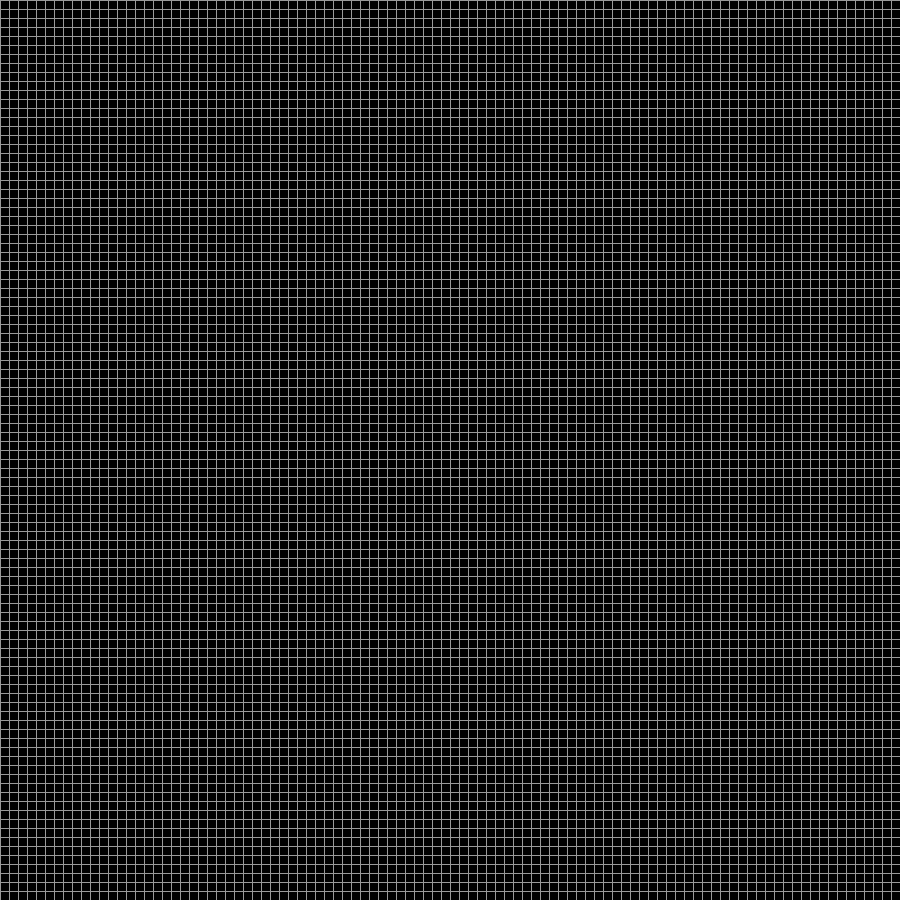
Frame 1 (no input)
Frame 60 (the mouse pressed at the canvas centre just before this capture): identical to frame 1, image omitted
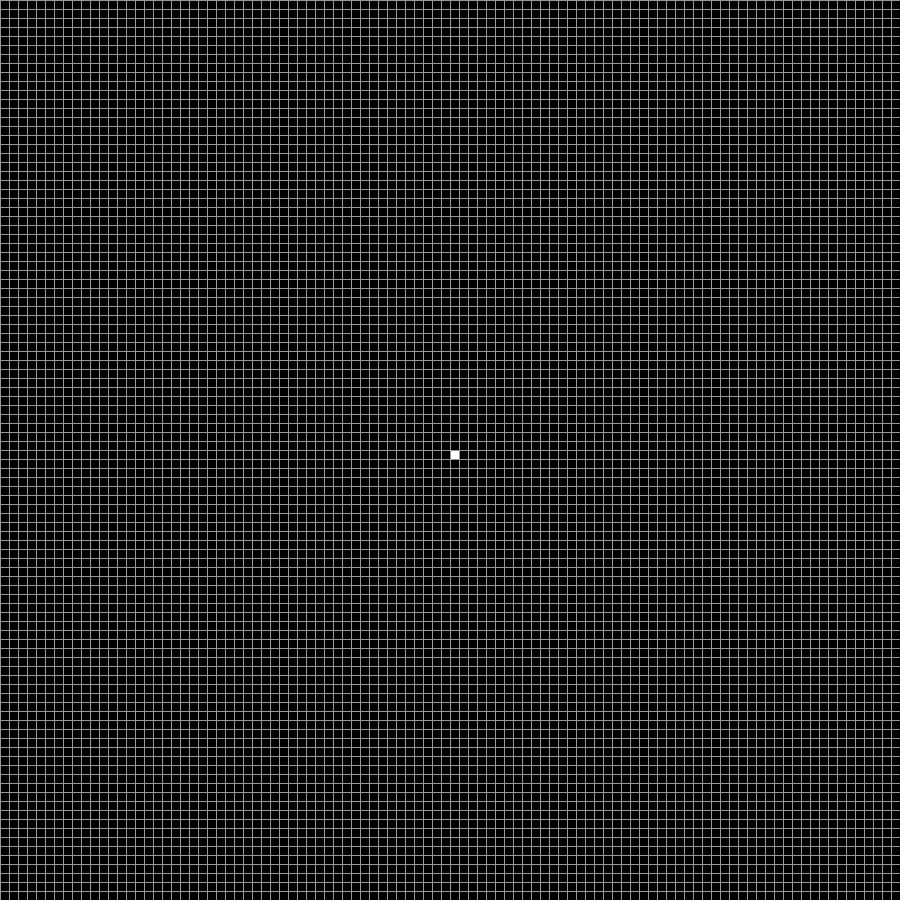
Frame 120 (the mouse held since frame 60 and released just before this capture)

The Processing sketch that drew these frames (run headless with seeded random() and noise(); from frame 60 on, the mouse is pressed at the canvas centre):

// Processing sketch: life_simulator
// ── life_simulator.pde
int cell_size = 9;
int cell_per_row = 100;
int cell_per_col = 100;
// this variable denotes whehter the mode of operation is continous or not
boolean mode = false;
int buffer_time = 500;
Cell[][] grid;

void setup() {
  // define the size of the board
  size(900, 900);
  // construct the grid 
  grid = new Cell[cell_per_row][cell_per_col];
  // populate the grid with cells, initalizing the alive status of the cell to death
  initializeCell(false);
}

void draw() {
  if (!mode) {
    for (int row_cnt = 0; row_cnt  < cell_per_row; row_cnt += 1) {
      for (int col_cnt = 0; col_cnt < cell_per_col; col_cnt += 1) {
        grid[row_cnt][col_cnt].display();
      }
    }
  } else {
    simulateOneStep();
  }
}

void mousePressed() {
  int cell_row_pos = mouseX / cell_size;
  int cell_col_pos = mouseY / cell_size;
  grid[cell_row_pos][cell_col_pos].changeAliveStatus();
  grid[cell_row_pos][cell_col_pos].display();
}


void keyPressed() {
  // if the released key is either c or C, clear the grid to all black
  if (key == 'c' || key == 'C') {
     initializeCell(false);
  } else if (key == 'r' || key == 'R') {
  // if the released key is either r or R, randomize the state of the grid
     initializeCell(true);
  } else if (key == 'g' || key == 'G') {
  // if the released key is g or G, toggle between single-step and continuous update mode
    mode = !mode;
  } else if (key == ' ') {
  // if the released key is space bar, switch to single-step mode and take one simulation step
    mode = false;
    simulateOneStep();
  }
}

void initializeCell(boolean random_flag) {
  for (int row_cnt = 0; row_cnt  < cell_per_row; row_cnt += 1) {
    for (int col_cnt = 0; col_cnt < cell_per_col; col_cnt += 1) {
      // if randomFlag is set to true, then initialize the alive status of cells by the random number
      // otherwise, initialize the alive status of cells to death
      grid[row_cnt][col_cnt] = new Cell(row_cnt, col_cnt, random_flag ? (random(1) > 0.49 ? true : false) : false);
    }
  }
}

void simulateOneStep() {
  for (int row_cnt = 0; row_cnt  < cell_per_row; row_cnt += 1) {
    for (int col_cnt = 0; col_cnt < cell_per_col; col_cnt += 1) {
      int alive_neighbor_cnt = grid[row_cnt][col_cnt].getAliveNeighborCnt();
      if (alive_neighbor_cnt == 3) {
        if (grid[row_cnt][col_cnt].isAlive() == false) {
          grid[row_cnt][col_cnt].changeAliveStatus();
        }
      } else {
        if (grid[row_cnt][col_cnt].isAlive() == true && alive_neighbor_cnt != 2) {
          grid[row_cnt][col_cnt].changeAliveStatus();
        }
      }
      grid[row_cnt][col_cnt].display();
    }  
  }
}

class Cell {
  int rowPos;
  int colPos;
  boolean alive;
  
  Cell(int _rowPos, int _colPos, boolean _alive) {
    rowPos = _rowPos;
    colPos = _colPos;
    alive = _alive;
  }
  
  int getAliveNeighborCnt() {
    int alive_neighbor_cnt = 0;
    int[] rowDir = { 0, 0, -1, -1, -1, 1, 1, 1};
    int[] colDir = { 1, -1, 0, 1, -1, 0, 1, -1};
    for (int i = 0; i < rowDir.length; i++) {
      int curRowPos = (rowDir[i] + rowPos + cell_per_row) % cell_per_row;
      int curColPos = (colDir[i] + colPos + cell_per_col) % cell_per_col;
      if (grid[curRowPos][curColPos].isAlive()) {
        alive_neighbor_cnt += 1;
      }
    }
    return alive_neighbor_cnt;
  }
  
  boolean isAlive() {
    return alive;
  }
  
  void changeAliveStatus() {
    alive = !alive;
  }
  
  void display() {
    int x = rowPos * cell_size;
    int y = colPos * cell_size;
    // draw the border of the cell
    stroke(153);
    // fill the color of the cell
    if (alive) {
      // if the cell is alive, fill the cell with the white color
      fill(255);
    } else {
      // otherwise, fill the cell with the black color
      fill(0);
    }
    square(x, y, cell_size);
  }
}
